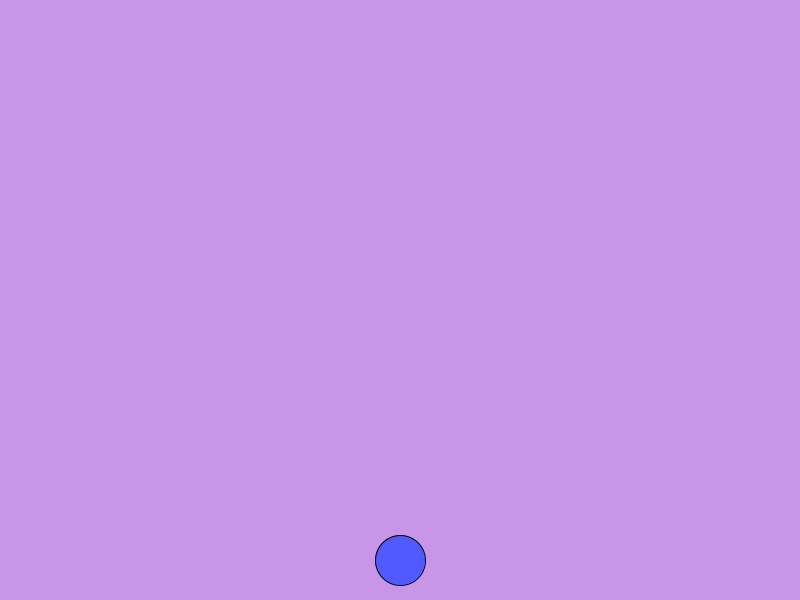
Frame 1 (no input)
Frame 60 (the mouse pressed at the canvas centre just before this capture): identical to frame 1, image omitted
Frame 120 (the mouse held since frame 60 and released just before this capture): identical to frame 1, image omitted

The Processing sketch that drew this single still picture (run headless with seeded random() and noise(); from frame 60 on, the mouse is pressed at the canvas centre):

// Processing sketch: sketch_190408b
// ── sketch_190408b.pde
int x=400;
int y=560;





void setup(){
size(800,600);
}
void draw(){
 background(200,150,230); 
 fill(80,90,255);
 ellipse(x,y,50,50);
 }
 void keyPressed()
{
      if(key == CODED){
            if(keyCode == UP)
            {
              y=y-10;
                  //Frog Y position goes up
            }
            else if(keyCode == DOWN)
            {
              y=y+10;
                  //Frog Y position goes down 
            }
            else if(keyCode == RIGHT)
            {
              x=x+10;
                  //Frog X position goes right
            }
            else if(keyCode == LEFT)
            {
              x=x-10;
                  //Frog X position goes left
            }
      }
}
